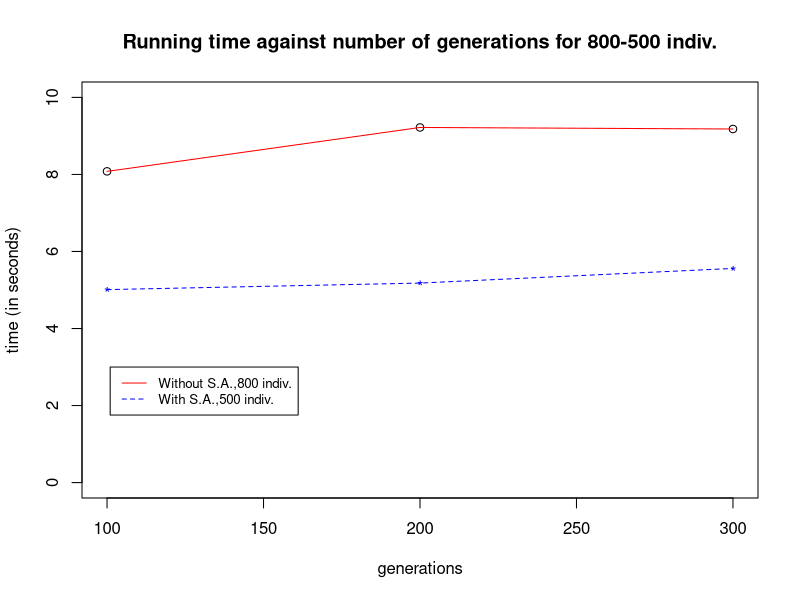

This figure's R source:
#run 'png(time.png)' from R shell
generations <- c(100,200,300)
time1 <- c(8.08,9.22,9.18)    #no simulated annealing
time2 <- c(5.01,5.18,5.56)    #simulated annealing


plot(generations, time1, main="Running time against number of generations for 800-500 indiv.", sub="",  xlab="generations", ylab="time (in seconds)",
xlim=c(100, 300), ylim=c(0, 10), lty=1)

lines(generations,time1,col="red",lty=1)


points(generations, time2, col="blue", pch="*")
lines(generations, time2, col="blue",lty=2)


legend(101, 3, legend=c("Without S.A.,800 indiv.", "With S.A.,500 indiv."),
       col=c("red", "blue"), lty=1:2, cex=0.8)
#run 'dev.off()' from R shell

